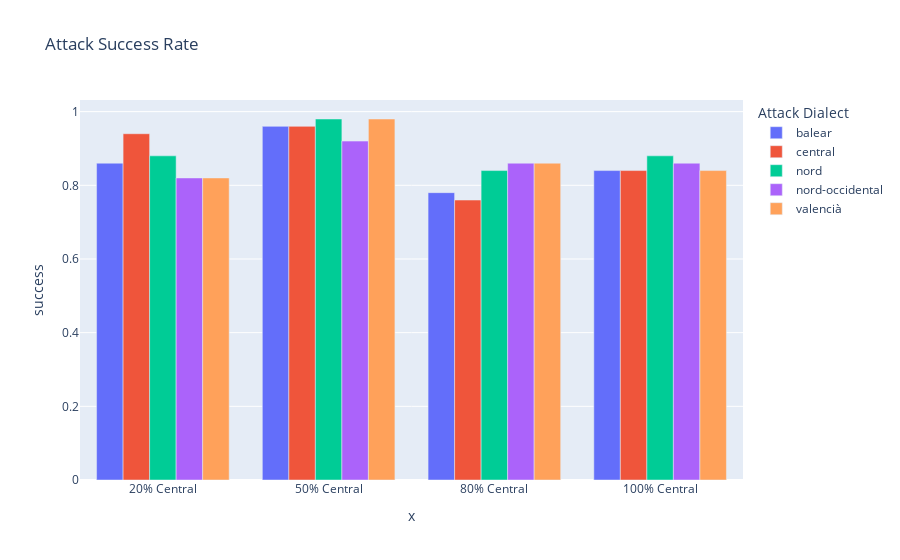

Source (notebook cell):
### Code cell
fig = px.bar(df_full, x=df_full.index.get_level_values(1), y='success', color=df_full.index.get_level_values(0), 
             barmode='group',title="Attack Success Rate",labels={'color':'Attack Dialect'})
fig.update_xaxes({'categoryorder':'array','categoryarray':['20% Central', '50% Central', '80% Central', '100% Central']})

fig.show()

### Figure 1 — Plotly figure (JSON) as saved in the notebook; plotly's stock layout.template omitted (floating-point values rounded to 4 significant figures)
{"data": [{"alignmentgroup": "True", "hovertemplate": "Attack Dialect=balear<br>x=%{x}<br>success=%{y}<extra></extra>", "legendgroup": "balear", "marker": {"color": "#636efa", "pattern": {"shape": ""}}, "name": "balear", "offsetgroup": "balear", "orientation": "v", "showlegend": true, "textposition": "auto", "type": "bar", "x": ["100% Central", "20% Central", "50% Central", "80% Central"], "xaxis": "x", "y": [0.84, 0.86, 0.96, 0.78], "yaxis": "y"}, {"alignmentgroup": "True", "hovertemplate": "Attack Dialect=central<br>x=%{x}<br>success=%{y}<extra></extra>", "legendgroup": "central", "marker": {"color": "#EF553B", "pattern": {"shape": ""}}, "name": "central", "offsetgroup": "central", "orientation": "v", "showlegend": true, "textposition": "auto", "type": "bar", "x": ["100% Central", "20% Central", "50% Central", "80% Central"], "xaxis": "x", "y": [0.84, 0.94, 0.96, 0.76], "yaxis": "y"}, {"alignmentgroup": "True", "hovertemplate": "Attack Dialect=nord<br>x=%{x}<br>success=%{y}<extra></extra>", "legendgroup": "nord", "marker": {"color": "#00cc96", "pattern": {"shape": ""}}, "name": "nord", "offsetgroup": "nord", "orientation": "v", "showlegend": true, "textposition": "auto", "type": "bar", "x": ["100% Central", "20% Central", "50% Central", "80% Central"], "xaxis": "x", "y": [0.88, 0.88, 0.98, 0.84], "yaxis": "y"}, {"alignmentgroup": "True", "hovertemplate": "Attack Dialect=nord-occidental<br>x=%{x}<br>success=%{y}<extra></extra>", "legendgroup": "nord-occidental", "marker": {"color": "#ab63fa", "pattern": {"shape": ""}}, "name": "nord-occidental", "offsetgroup": "nord-occidental", "orientation": "v", "showlegend": true, "textposition": "auto", "type": "bar", "x": ["100% Central", "20% Central", "50% Central", "80% Central"], "xaxis": "x", "y": [0.86, 0.82, 0.92, 0.86], "yaxis": "y"}, {"alignmentgroup": "True", "hovertemplate": "Attack Dialect=valencià<br>x=%{x}<br>success=%{y}<extra></extra>", "legendgroup": "valencià", "marker": {"color": "#FFA15A", "pattern": {"shape": ""}}, "name": "valencià", "offsetgroup": "valencià", "orientation": "v", "showlegend": true, "textposition": "auto", "type": "bar", "x": ["100% Central", "20% Central", "50% Central", "80% Central"], "xaxis": "x", "y": [0.84, 0.82, 0.98, 0.86], "yaxis": "y"}], "layout": {"barmode": "group", "legend": {"title": {"text": "Attack Dialect"}, "tracegroupgap": 0}, "title": {"text": "Attack Success Rate"}, "xaxis": {"anchor": "y", "categoryarray": ["20% Central", "50% Central", "80% Central", "100% Central"], "categoryorder": "array", "domain": [0, 1], "title": {"text": "x"}}, "yaxis": {"anchor": "x", "domain": [0, 1], "title": {"text": "success"}}}}
